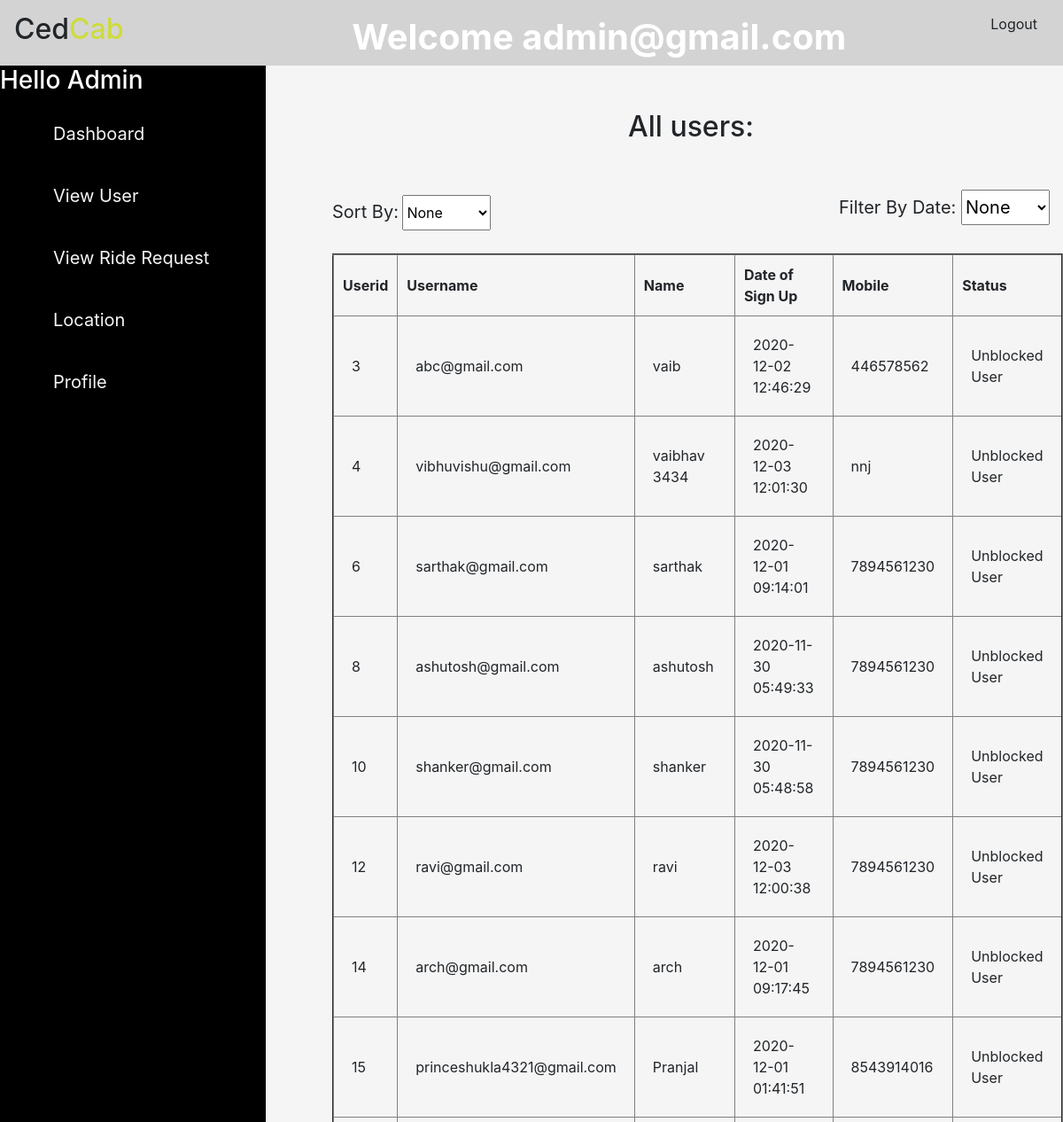
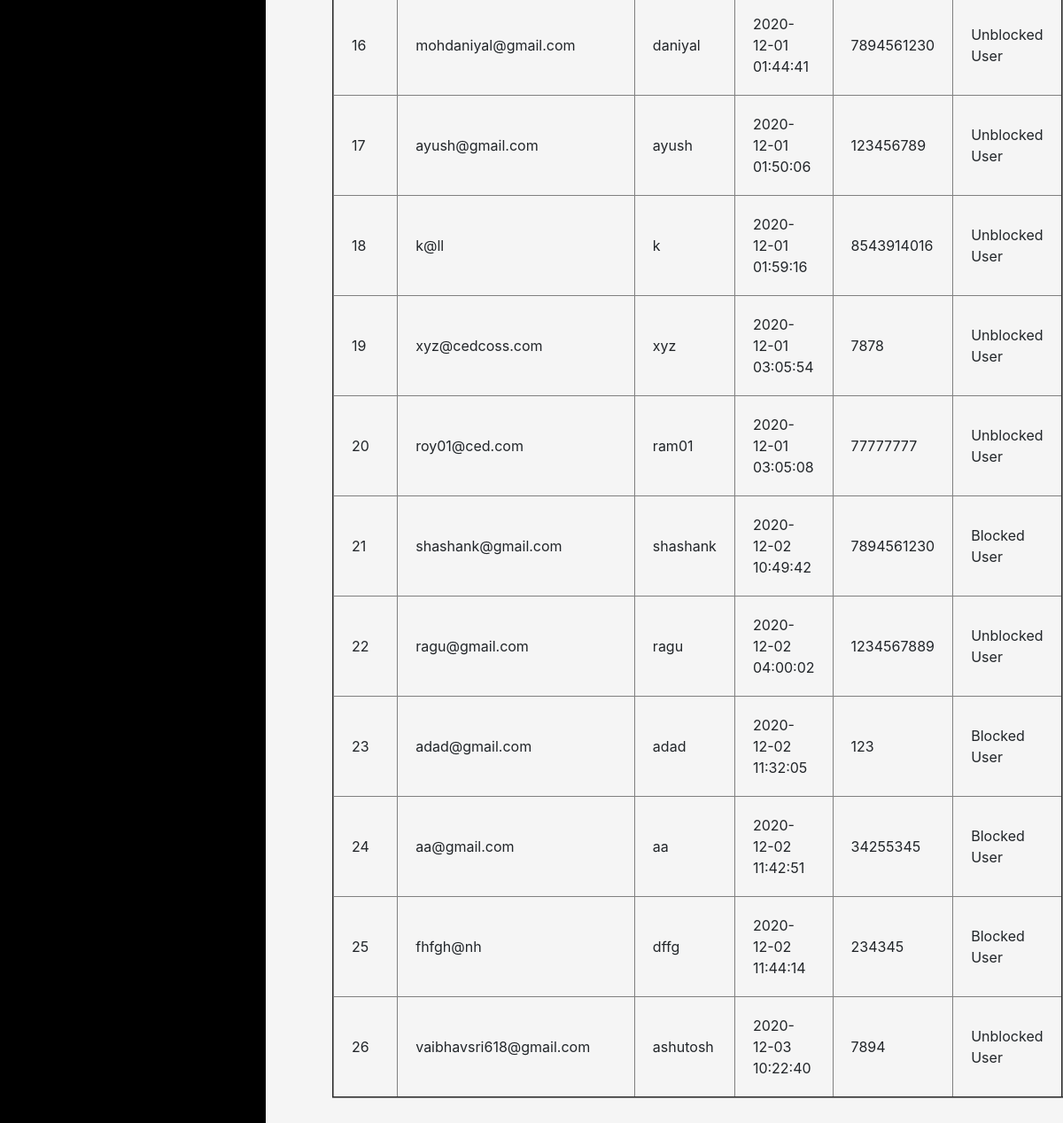
The page /alluser.php (signed in) on the database its author committed (2 pictures, top to bottom).
### tables this page shows
CREATE TABLE `tbl_user` (
  `user_id` int(50) NOT NULL,
  `user_name` varchar(255) NOT NULL,
  `name` varchar(255) NOT NULL,
  `dateofsignup` varchar(255) NOT NULL,
  `mobile` varchar(255) NOT NULL,
  `isblock` tinyint(1) NOT NULL,
  `password` varchar(255) NOT NULL,
  `is_admin` tinyint(1) NOT NULL
);

### Dbconnect.php (called while the page is built, shortened)
<?php
class Dbconnect
{
function __construct()
{
$this->conn = new mysqli("localhost", "root", "", "cab");
}
}
?>

### adminwork.php (called while the page is built, shortened)
<?php
require 'Dbconnect.php';
class adminwork{
function alluser($conn)
{
    $sql08 = "SELECT * FROM `tbl_user` WHERE `is_admin`=1";
    $result08 = $conn->query($sql08);
    if ($result08->num_rows > 0) {
        $row1=array();
    while($row = $result08->fetch_assoc()) {
        array_push($row1,$row);
    }
    return $row1;
}
     else {
    echo "No New User found";
    }
}
}
?>

### alluser.php (the view, shortened to what this page needs)
<?php
include 'adminwork.php';
include 'header.php';
if(isset($_SESSION['userdata']['name']))
{
    if($_SESSION['userdata']['name']=="admin")
    {
?>
<html>
    <head>
    </head>
    <link rel="stylesheet" type="text/css" href="styleadmin.css">
    <body>
        <div class="main">
            <div id="asider">
                <h3 style="color:white">Hello Admin</h3>
                <ul>
                    <li class="li"><a href="admin.php">Dashboard</a></li>
                    <li class="li"><a href="#">View User</a>
                    </li>
                    <li class="li"><a href="#">View Ride Request</a>
                    </li>
                    <li class="li"><a href="#">Location</a>
                    </li>
                    <li class="li"><a href="#">Profile</a>
                    </li>
                </ul>
            </div>
            <div class="container">
                <div class="section">
                <h2 style="text-align:center">All users:</h2><br>
                    <label>Sort By:</label>
                    <select id="select">
                        <option value="none">None</option>
                    </select>
                    <label style="float:right;margin-top:20px">Filter By Date:
                    <select id="filter" style="height:40px;width:100px">
                        <option value="none">None</option>
                    </select></label>
                    <br>
                    <br>
                    <div id="res">
                    <table border="2px solid black">
                    <tr>
                    <th>Userid</th>
                    <th>Username</th>
                    <th>Name</th>
                    <th>Date of Sign Up</th>
                    <th>Mobile</th>
                    <th>Status</th>
                    </tr>
                    <tbody>
                <?
                $admin=new adminwork();
                $dbconnect=new Dbconnect();
                $row1=$admin->alluser($dbconnect->conn);
                foreach($row1 as $key=>$row)
                {
                    if($row['isblock']==1)
                    $block="Unblocked User";
                    else
                    $block="Blocked User";
                    echo "<tr>";
                    echo "<td>".$row['user_id']."</td>";
                    echo "<td>".$row['user_name']."</td>";
                    echo "<td>".$row['name']."</td>";
                    echo "<td>".$row['dateofsignup']."</td>";
                    echo "<td>".$row['mobile']."</td>";
                    echo "<td>".$block."</td>";
                    }
                    ?>
                </div>
                </div>
            </div>
        </div>
    </body>
</html>
<?php
    }
    else
    {
    echo '<script type="text/javascript">;
    alert("You cant access admin profile");
    window.location= "Logout.php";
    </script>';
    }
            }
            else
            echo 'Please Login,first to continue <a href="login2.php">Click here to login</a>';
?>

### style.css (style rules this page uses)
body { margin: 0%; background-color: whitesmoke; }
label { font-size: 20px; margin-top: 30px; }

### styleadmin.css (style rules this page uses)
.main { width: 100%; height: 100%; }
#asider { width: 25%; height: 3000px; background-color: black; float: left; }
ul { margin-left: 0px; }
.li { list-style: none; text-decoration: none; padding: 20px; font-size: 20px; margin-left: 0px; color: whitesmoke; }
.li a { text-decoration: none; color: whitesmoke; margin-left: 0px; }
body { margin: 0; }
.container { float: right; width: 70%; height: auto; margin-top:50px; }
#select { width: 100px; margin-top: 20px; height: 40px; }
.section { margin: 50px; margin-top: 100px; }
td { padding: 20px; }
th { padding: 10px; }
label { font-size: 20px; }
.section { margin: 0; }

### rows shown on the page
tbl_user: user_id "3", user_name "abc@gmail.com", name "vaib", dateofsignup "2020-12-02 12:46:29", mobile "446578562", isblock "Unblocked User"
tbl_user: user_id "4", user_name "vibhuvishu@gmail.com", name "vaibhav 3434", dateofsignup "2020-12-03 12:01:30", mobile "nnj", isblock "Unblocked User"
tbl_user: user_id "6", user_name "sarthak@gmail.com", name "sarthak", dateofsignup "2020-12-01 09:14:01", mobile "7894561230", isblock "Unblocked User"
tbl_user: user_id "8", user_name "ashutosh@gmail.com", name "ashutosh", dateofsignup "2020-11-30 05:49:33", mobile "7894561230", isblock "Unblocked User"
tbl_user: user_id "10", user_name "shanker@gmail.com", name "shanker", dateofsignup "2020-11-30 05:48:58", mobile "7894561230", isblock "Unblocked User"
tbl_user: user_id "12", user_name "ravi@gmail.com", name "ravi", dateofsignup "2020-12-03 12:00:38", mobile "7894561230", isblock "Unblocked User"
tbl_user: user_id "14", user_name "arch@gmail.com", name "arch", dateofsignup "2020-12-01 09:17:45", mobile "7894561230", isblock "Unblocked User"
tbl_user: user_id "15", user_name "princeshukla4321@gmail.com", name "Pranjal", dateofsignup "2020-12-01 01:41:51", mobile "8543914016", isblock "Unblocked User"
tbl_user: user_id "16", user_name "mohdaniyal@gmail.com", name "daniyal", dateofsignup "2020-12-01 01:44:41", mobile "7894561230", isblock "Unblocked User"
tbl_user: user_id "17", user_name "ayush@gmail.com", name "ayush", dateofsignup "2020-12-01 01:50:06", mobile "123456789", isblock "Unblocked User"
tbl_user: user_id "18", user_name "k@ll", name "k", dateofsignup "2020-12-01 01:59:16", mobile "8543914016", isblock "Unblocked User"
tbl_user: user_id "19", user_name "xyz@cedcoss.com", name "xyz", dateofsignup "2020-12-01 03:05:54", mobile "7878", isblock "Unblocked User"
tbl_user: user_id "20", user_name "roy01@ced.com", name "ram01", dateofsignup "2020-12-01 03:05:08", mobile "77777777", isblock "Unblocked User"
tbl_user: user_id "21", user_name "shashank@gmail.com", name "shashank", dateofsignup "2020-12-02 10:49:42", mobile "7894561230", isblock "Blocked User"
tbl_user: user_id "22", user_name "ragu@gmail.com", name "ragu", dateofsignup "2020-12-02 04:00:02", mobile "1234567889", isblock "Unblocked User"
tbl_user: user_id "23", user_name "adad@gmail.com", name "adad", dateofsignup "2020-12-02 11:32:05", mobile "123", isblock "Blocked User"
tbl_user: user_id "24", user_name "aa@gmail.com", name "aa", dateofsignup "2020-12-02 11:42:51", mobile "34255345", isblock "Blocked User"
tbl_user: user_id "25", user_name "fhfgh@nh", name "dffg", dateofsignup "2020-12-02 11:44:14", mobile "234345", isblock "Blocked User"
tbl_user: user_id "26", user_name "vaibhavsri618@gmail.com", name "ashutosh", dateofsignup "2020-12-03 10:22:40", mobile "7894", isblock "Unblocked User"

### other values the page prints
$_SESSION["userdata"]["username"] "admin@gmail.com"
